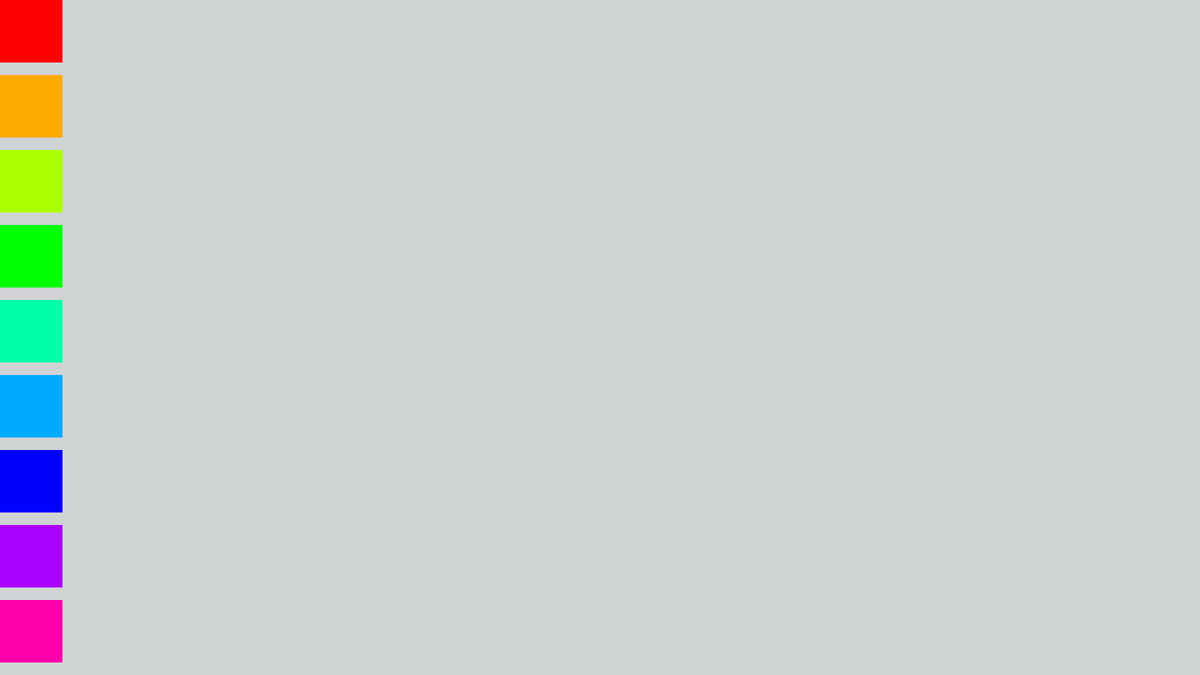
Frame 1 (no input)
Frame 60 (no input): identical to frame 1, image omitted
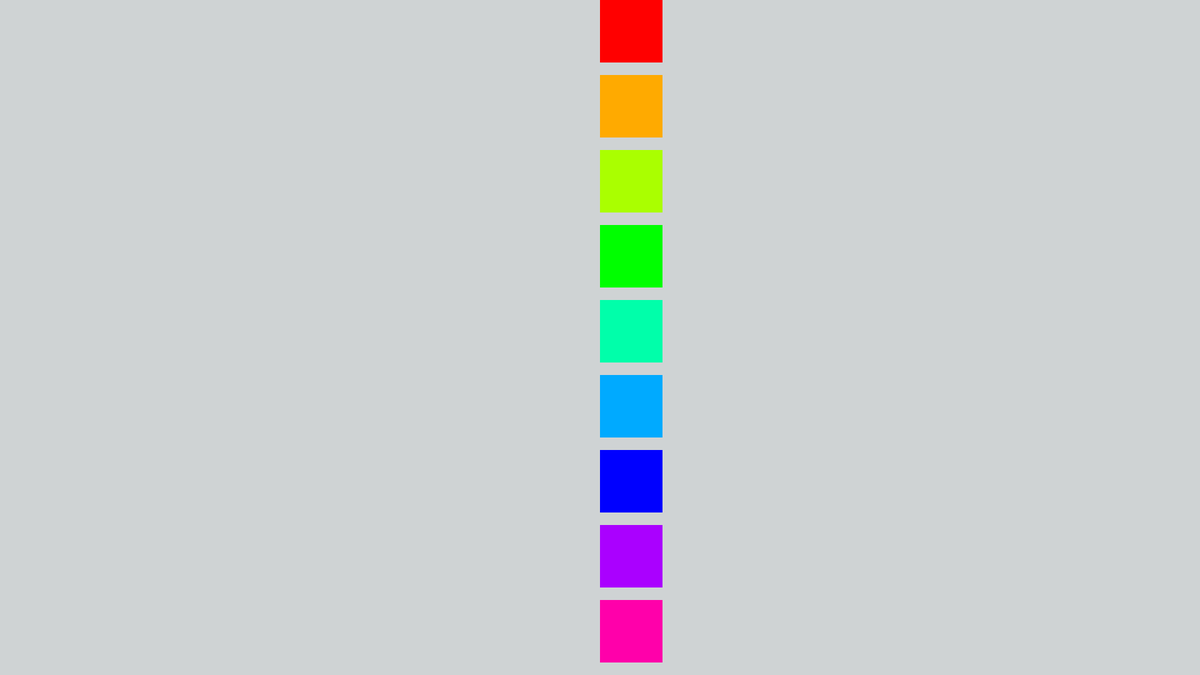
Frame 120 (the mouse pressed at the canvas centre since frame 60)

The p5.js sketch that drew these frames (run headless with seeded random() and noise() and a simulated clock; from frame 60 on, the mouse is pressed at the canvas centre):

// p5.js sketch
// ── sketch.js
/**
 * Adit Garg
 * IGME-101: Assignment Name, m/d/18
 * Summarization of sketch activity
 */

"use strict"; //catch some common coding errors

var xPos, yPos,xTextPos=0;


/**
 * setup : Initialization runs once; called automatically
 * Summarize code that you add
 */
function setup() {
	
	createCanvas(1920, 1080); //Canvas intialized
	colorMode(HSB, 360, 100, 100); //Max hue, max saturation, and max brightness. And color mode set to HSB
	noStroke();


}
/**
 * draw : Periodically called automatically
 * Summarize code that you add
 */
function draw() {
	background(195, 2, 83);
	xPos = mouseX;
	yPos = 0;
	while (yPos < 1080) {
		fill(((yPos / 1080) * 360), 100, 100);
		drawShape(xPos, yPos);
		yPos += 120;
	}
	for (yPos=0;yPos<height;yPos+=80){
		
		 drawText(yPos);
	}



}
function drawText() {
    fill("black");
    strokeWeight(1);
	stroke("black");
    textFont("Avenir", 50);
	xTextPos=yPos+700;
	text(key, xTextPos,yPos);
	
    
}
function drawShape(xPos, yPos) {
	noStroke();
	rect(xPos, yPos, 100, 100);
}
